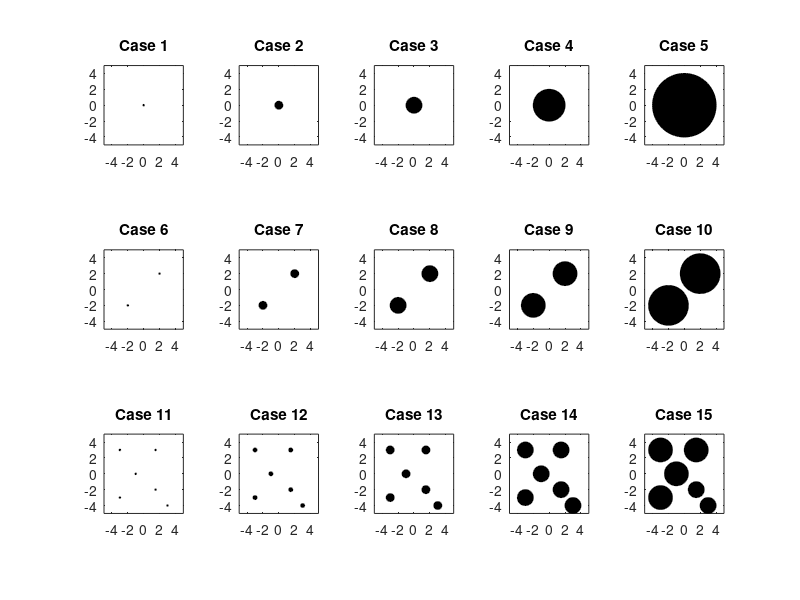

Recreate this plot in MATLAB.
clearvars; close all; 
clc;

% This script is to define the geometry of the space you want your
% particles to live in. Define geometries with circular obstacles in a cell
% array, where each cell has the centers and radii of the obstacles in that
% case.  The script then generates some geometric descriptors of the space
% and saves them, plots the geometries for  you to see, and computes the
% number of agents you need for each case to keep the density fixed.

% Define the side length of square domain.
L = 10;      

% Define the particle density you want. 
rho = 2;  

%%%% Define the obstacle cases
obs_center{1} = [0,0]; obs_radii{1} = [0.1];    % case 1 
obs_center{2} = [0,0]; obs_radii{2} = [0.5];    % case 2 
obs_center{3} = [0,0]; obs_radii{3} = [1];      % case 3 
obs_center{4} = [0,0]; obs_radii{4} = [2];      % case 4 
obs_center{5} = [0,0]; obs_radii{5} = [4];      % case 5 

obs_center{6} = [-2,-2; 2,2]; obs_radii{6} = [0.1 0.1];     % case 6 
obs_center{7} = [-2,-2; 2,2]; obs_radii{7} = [0.5,0.5];     % case 7 
obs_center{8} = [-2,-2; 2,2]; obs_radii{8} = [1,1];         % case 8 
obs_center{9} = [-2,-2; 2,2]; obs_radii{9} = [1.5,1.5];     % case 9 
obs_center{10} = [-2,-2; 2,2]; obs_radii{10} = [2.5 2.5];   % case 10 

obs_center{11} = [-3,-3; 1.5,3; -1,0; -3,3; 1.5,-2; 3,-4]; 
obs_radii{11} = [0.1,0.1,0.1,0.1,0.1,0.1];                  % case 11
obs_center{12} = [-3,-3; 1.5,3; -1,0; -3,3; 1.5,-2; 3,-4]; 
obs_radii{12} = [0.25,0.25,0.25,0.25,0.25,0.25];            % case 12
obs_center{13} = [-3,-3; 1.5,3; -1,0; -3,3; 1.5,-2; 3,-4]; 
obs_radii{13} = [0.5,0.5,0.5,0.5,0.5,0.5];                  % case 13
obs_center{14} = [-3,-3; 1.5,3; -1,0; -3,3; 1.5,-2; 3,-4]; 
obs_radii{14} = [1,1,1,1,1,1];                              % case 14
obs_center{15} = [-3,-3; 1.5,3; -1,0; -3,3; 1.5,-2; 3,-4]; 
obs_radii{15} = [1.5,1.5,1.5,1.5,1,1];                      % case 15 

%%%% Compute area and perimeter of obstacle regions for each case

g = zeros(15,3);    % initialize data

for ii=1:15
    A = sum(pi*obs_radii{ii}.^2);
    P = sum(2*pi*obs_radii{ii});
    g(ii,:) = [A, P, (P^2)/A];
end


%%%% Compute the number of particles for each case to get density = rho

% N = density*(total area - obstacle area)
N = ceil(rho*(100-g(:,1)));

% Augment the N vector for two cases with no obstacles for when we generate data in the control conditions
N = [N; rho*L^2; rho*L^2];      


%%%% Plot a figure of all the cases

figure
for jj=1:5
    subplot(3,5,jj)
    for ii=1:length(obs_radii{jj})
        hold on, box on
        t = (0:1/100:1)*2*pi;
        x = obs_radii{jj}(ii)*cos(t)+obs_center{jj}(ii,1);
        y = obs_radii{jj}(ii)*sin(t)+obs_center{jj}(ii,2);
        fill(x,y,'k')
    end
    xlim([-L/2,L/2]),ylim([-L/2,L/2])
    axis square
    title(['Case ',num2str(jj)])
    
    kk=jj+5;
    subplot(3,5,kk)
    for ii=1:length(obs_radii{kk})
        hold on, box on
        t = (0:1/100:1)*2*pi;
        x = obs_radii{kk}(ii)*cos(t)+obs_center{kk}(ii,1);
        y = obs_radii{kk}(ii)*sin(t)+obs_center{kk}(ii,2);
        fill(x,y,'k')
    end
    xlim([-L/2,L/2]),ylim([-L/2,L/2])
    axis square
    title(['Case ',num2str(kk)])
    
    ll=jj+10;
    subplot(3,5,ll)
    for ii=1:length(obs_radii{11})
        hold on, box on
        t = (0:1/100:1)*2*pi;
        x = obs_radii{ll}(ii)*cos(t)+obs_center{ll}(ii,1);
        y = obs_radii{ll}(ii)*sin(t)+obs_center{ll}(ii,2);
        fill(x,y,'k')
    end
    xlim([-L/2,L/2]),ylim([-L/2,L/2])
    axis square
    title(['Case ',num2str(ll)])
end


%%%% Uncomment below to save the data and the figure

save('setup_data.mat','obs_center','obs_radii','N','g')
% set(gcf,'PaperPosition',[0,0,8,6]); print('-dpdf','obstacles.pdf')